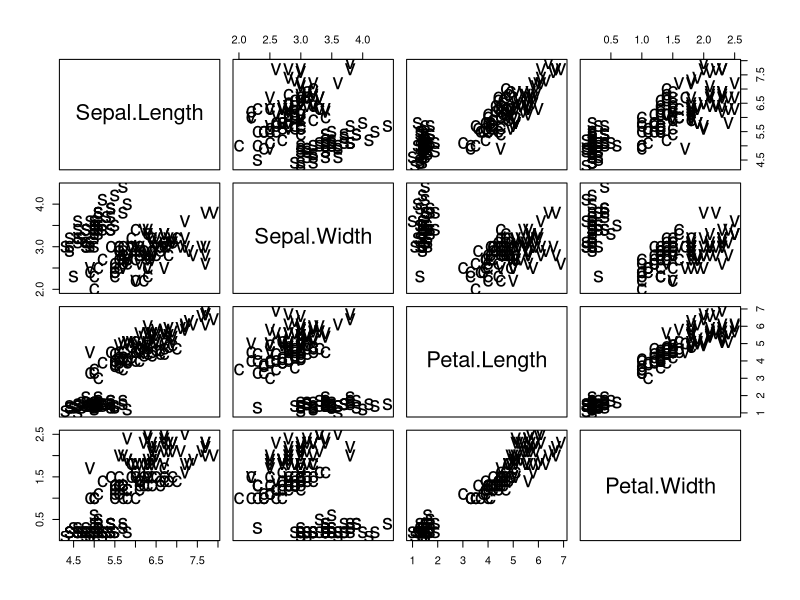

The R script that drew this image:
# We consider Fisher's famous iris data set and visualize data both as scatterplot and pairs plot
# In classification we try predict the "label" or "class" of an observation from the variables we measure.


data(iris);  	    # include the famous iris data
n = nrow(iris);     # n is number of observations (will usually use "n" for this)
type = rep(0,n);

type[iris[,5] == "setosa"] = "s";      # class is 5th column.  
type[iris[,5] == "versicolor"] = "c";
type[iris[,5] == "virginica"] = "v";


# type is now a vector of "s" or "c" or "v" for 3 types


#   here is a scatterplot

#plot(iris[,1],iris[,2],pch=type)  # scatterplot

# alternaltively could use
# plot(iris[,"Sepal.Length"],iris[,"Sepal.Width"],pch=type)

# here is pairs plot

pairs(iris[,1:4],pch=type,cex=2)   # pairs plot using all four variables
